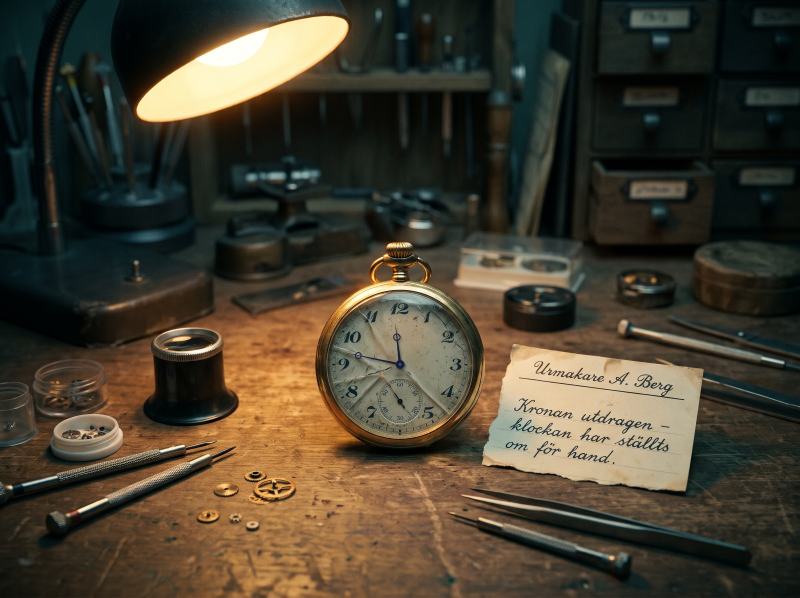
#> input picture bilder/lucka-23.jpg, 2400 x 1792 px (shown at 1/3 size)
$ python rita-visare-lucka23.py ../bilder/lucka-23.jpg ../bilder/lucka-23.jpg
#> lines starting #> are read from the running program, lines starting #| are printed output that depends on the picture; after the words box and inside, x2 and y2 are one past the last pixel; in counts of white or black regions, pixels touching at a corner belong together
# Målar om fickurets visare i lucka-23 till 23.47 (Gemini klarar inte visare).
# Körs: python3 scripts/rita-visare-lucka23.py bilder/_original/lucka-23-gemini-fel-tid.jpg bilder/lucka-23.jpg
import cv2, numpy as np, math, sys
from PIL import Image, ImageDraw, ImageFilter
src, ut = sys.argv[1], sys.argv[2]
img = cv2.imread(src)
#> img is the input picture: shape (1792, 2400, 3); mean B, G, R 49.1, 64.2, 71.4
OX, OY = 945, 840
C = (OX+255, OY+253)
# 1. Mask för gamla visare: band längs varje visare, bara mörka pixlar, sedan utvidgning
mask = np.zeros(img.shape[:2], np.uint8)
band = np.zeros_like(mask)
for tip in [(195,92), (243,120)]:
    cv2.line(band, C, (OX+tip[0], OY+tip[1]), 255, 30)
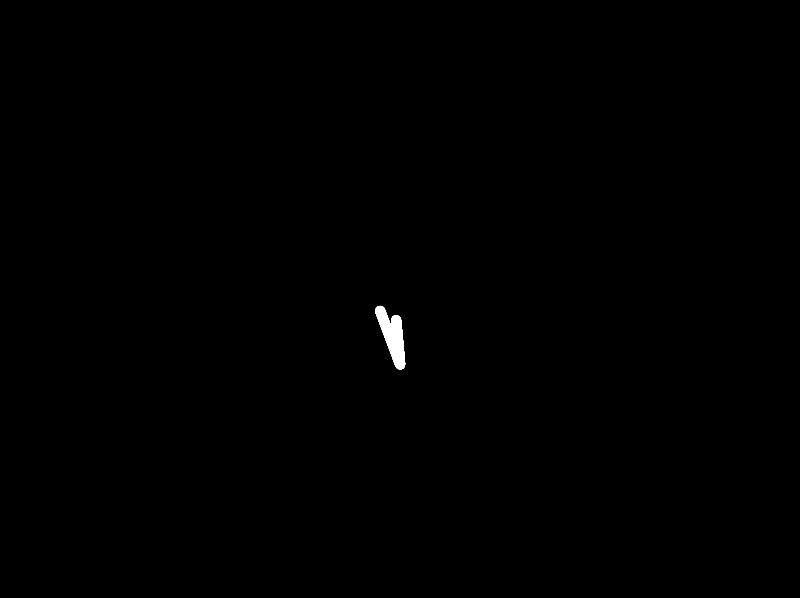
#> band: shape (1792, 2400) (shown at 1/3 size); 0.2% white; 1 white region, box (x1, y1, x2, y2) and area: (1125, 917, 1216, 1109) 8679
cv2.circle(band, C, 22, 255, -1)
#> band: shape (1792, 2400); 0.21% white; 1 white region, box (x1, y1, x2, y2) and area: (1125, 917, 1223, 1116) 9188
gray = cv2.cvtColor(img, cv2.COLOR_BGR2GRAY)
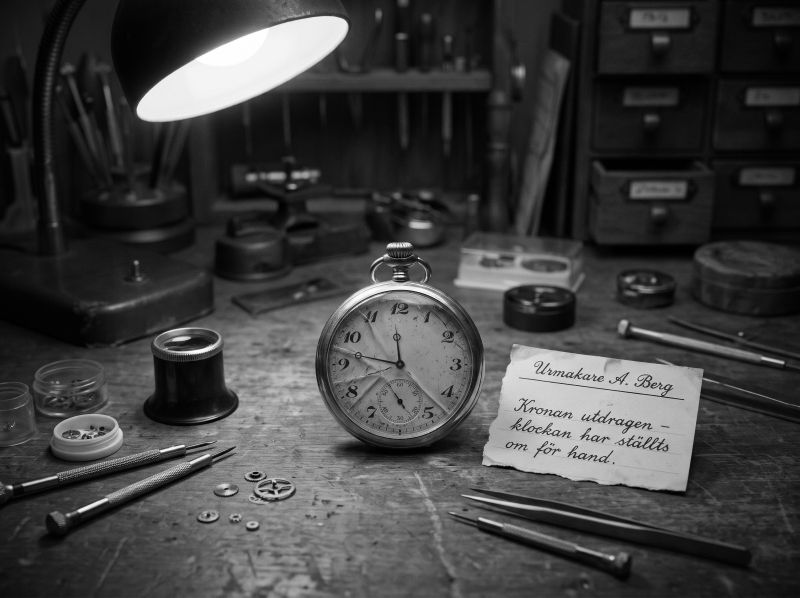
#> gray: shape (1792, 2400) (shown at 1/3 size); min 0, max 255, mean 64.6
dial_ljus = np.median(gray[OY+300:OY+330, OX+120:OX+180])
#> dial_ljus = 119
mork = (gray < dial_ljus - 22).astype(np.uint8)*255
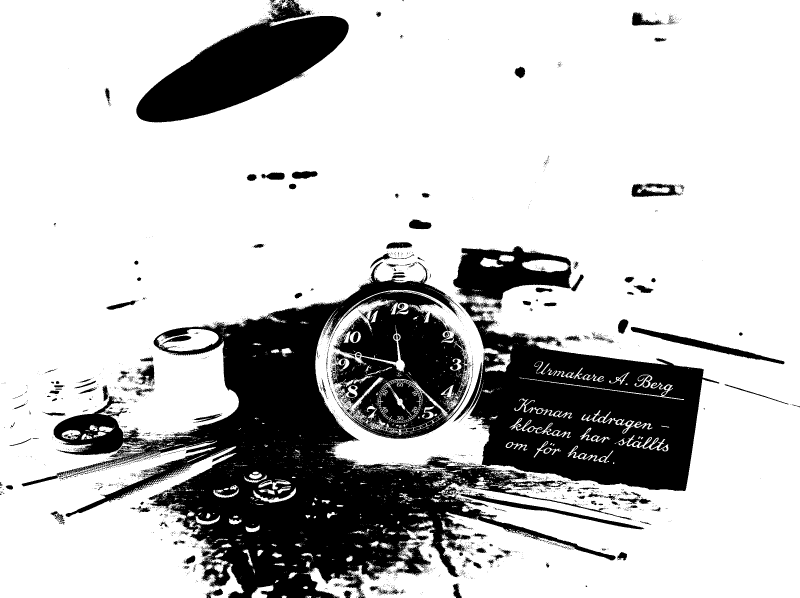
#> mork: shape (1792, 2400) (shown at 1/3 size); 76.2% white; 4375 black regions (4076 under 20 px), largest, box (x1, y1, x2, y2) and area: (65, 786, 1895, 1792) 473886, (1394, 949, 2158, 1473) 228176, (992, 874, 1412, 1316) 108068
mask = cv2.bitwise_and(band, mork)
#> mask: shape (1792, 2400); 0.04% white; 15 white regions (13 under 20 px), largest, box (x1, y1, x2, y2) and area: (1179, 975, 1216, 1114) 1427, (1126, 932, 1134, 947) 60
mask = cv2.dilate(mask, np.ones((7,7),np.uint8), iterations=3)
#> mask: shape (1792, 2400); 0.18% white; 2 white regions, box (x1, y1, x2, y2) and area: (1154, 966, 1225, 1124) 5936, (1117, 911, 1154, 972) 1613
mask[OY+80:OY+135, OX+140:OX+193] = 0  # skydda siffran 11
#> mask: shape (1792, 2400); 0.16% white; 2 white regions, box (x1, y1, x2, y2) and area: (1154, 966, 1225, 1124) 5936, (1117, 911, 1154, 972) 809
cv2.imwrite(ut.replace('.jpg','-mask.png'), mask[OY:OY+500, OX:OX+500])
ren = cv2.inpaint(img, mask, 9, cv2.INPAINT_TELEA)
# Lägg tillbaka papperets struktur: ta högfrekvent textur från en ren yta till höger och blanda in där masken var
DX = 75
kalla = np.roll(img, -DX, axis=1).astype(np.float32)
blur_k = cv2.GaussianBlur(kalla, (0,0), 6)
textur = kalla - blur_k
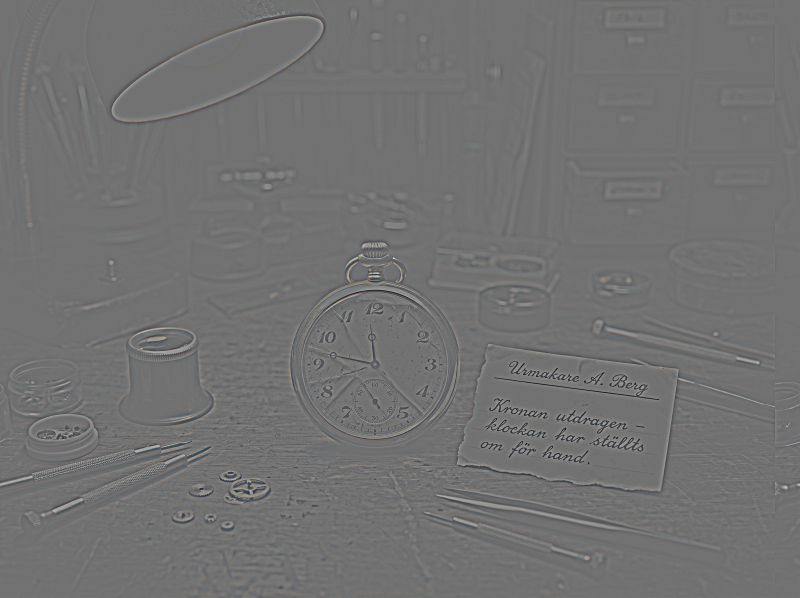
#> textur: shape (1792, 2400, 3) float32 (shown at 1/3 size); mean B, G, R 0, 0, 0; drawn with min black and max white
tmask = mask.copy(); tmask[:OY+112, :] = 0
#> after `tmask[:OY + 112, :] = 0`: tmask: shape (1792, 2400); 0.15% white; 2 white regions, box (x1, y1, x2, y2) and area: (1154, 966, 1225, 1124) 5936, (1138, 952, 1154, 972) 319
mjuk = cv2.GaussianBlur(tmask.astype(np.float32)/255, (0,0), 3)[..., None]
ren = np.clip(ren.astype(np.float32) + textur*mjuk, 0, 255).astype(np.uint8)
# 2. Rita nya visare med 4x översampling
S = 4
W, H = 500, 500
lager = Image.new("RGBA", (W*S, H*S), (0,0,0,0))
#> lager: PIL image 2000x2000 RGBA; every value is 0
d = ImageDraw.Draw(lager)
cx, cy = 255*S, 253*S
FARG = (22, 30, 58, 255)
def punkt(vinkel, r):
    a = math.radians(vinkel)
    return (cx + r*S*math.sin(a), cy - r*S*math.cos(a))
def visare(vinkel, langd, bredd, ring_r, ring_pos):
    # avsmalnande kropp
    a = math.radians(vinkel); nx, ny = math.cos(a), math.sin(a)
    bas = bredd*S/2; spets = punkt(vinkel, langd)
    svans = punkt(vinkel+180, 14)
    d.polygon([(svans[0]+nx*bas, svans[1]+ny*bas), (spets[0], spets[1]), (svans[0]-nx*bas, svans[1]-ny*bas)], fill=FARG)
    # Breguet-ring
    rx, ry = punkt(vinkel, ring_pos)
    d.ellipse([rx-ring_r*S, ry-ring_r*S, rx+ring_r*S, ry+ring_r*S], outline=FARG, width=int(3.2*S))
minut = 47*6
tim = (11 + 47/60)*30
visare(tim, 122, 9, 11, 82)
visare(minut, 182, 7, 10, 128)
d.ellipse([cx-13*S, cy-13*S, cx+13*S, cy+13*S], fill=FARG)
d.ellipse([cx-4*S, cy-4*S, cx+4*S, cy+4*S], fill=(70,80,105,255))
lager = lager.resize((W, H), Image.LANCZOS)
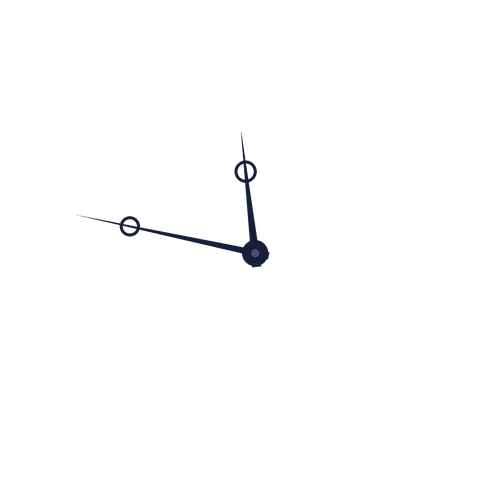
#> lager: PIL image 500x500 RGBA; mean R, G, B, A 0.2, 0.3, 0.7, 1.9; transparent parts drawn white
# skugga
alfa = lager.split()[3]
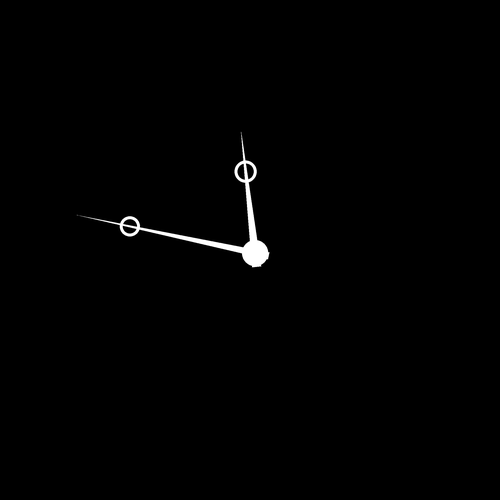
#> alfa: PIL image 500x500 L; min 0, max 255, mean 1.9
skugga = Image.new("RGBA", (W,H), (0,0,0,0)); skugga.putalpha(alfa.point(lambda v: int(v*0.35)))
#> after `skugga = Image.new('RGBA', (W, H), (0, 0, 0, 0))`: skugga: PIL image 500x500 RGBA; every value is 0
skugga = skugga.filter(ImageFilter.GaussianBlur(2.5))
bas = Image.fromarray(cv2.cvtColor(ren, cv2.COLOR_BGR2RGB)).convert("RGBA")
utsnitt = bas.crop((OX, OY, OX+W, OY+H))
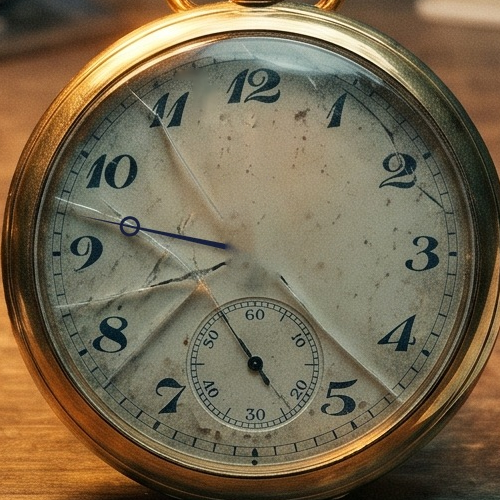
#> utsnitt: PIL image 500x500 RGBA; mean R, G, B, A 117.9, 104.7, 80, 255
utsnitt.alpha_composite(skugga, (4, 5))
utsnitt.alpha_composite(lager)
bas.paste(utsnitt, (OX, OY))
bas.convert("RGB").save(ut, quality=93)

$ run again, with bilder/lucka-01.jpg copied over bilder/lucka-23.jpg
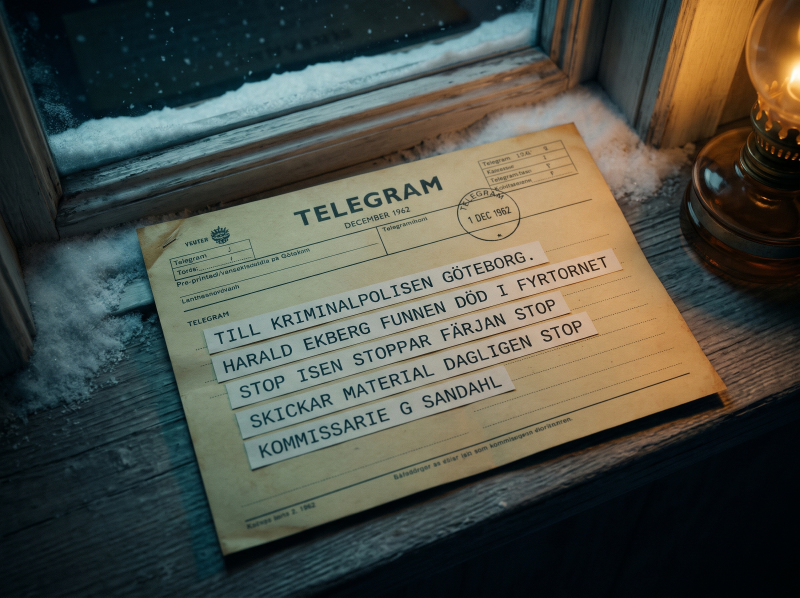
#> input picture bilder/lucka-01.jpg, 2400 x 1792 px (shown at 1/3 size)
#> img is the input picture: shape (1792, 2400, 3); mean B, G, R 71.4, 80.9, 78.2
#> dial_ljus = 155
#> `mork = (gray < dial_ljus - 22).astype(np.uint8)*255`:
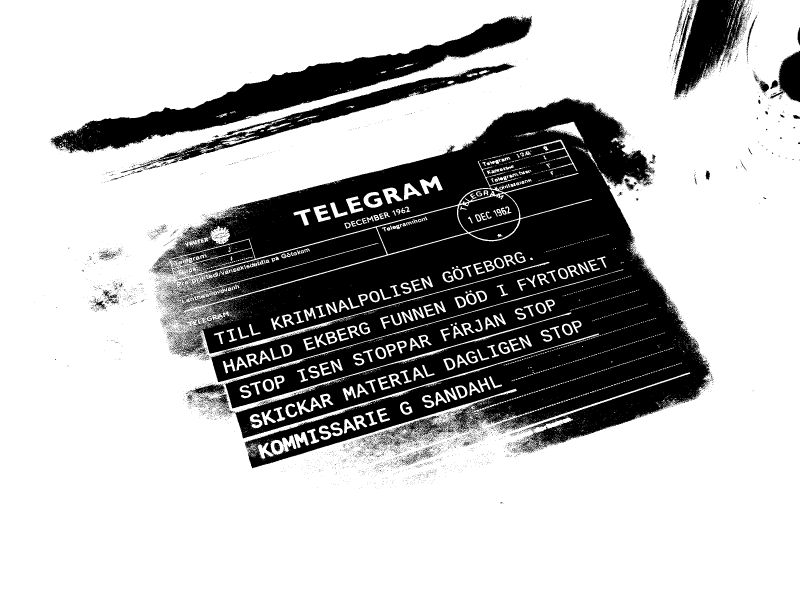
#> mork: shape (1792, 2400) (shown at 1/3 size); 71.9% white; 7375 black regions (7161 under 20 px), largest, box (x1, y1, x2, y2) and area: (459, 292, 2133, 1405) 884727, (151, 48, 1596, 460) 112035, (497, 683, 1160, 938) 47632
#> tmask: shape (1792, 2400); 0.24% white; 2 white regions, box (x1, y1, x2, y2) and area: (1136, 952, 1230, 1101) 9684, (1194, 1103, 1221, 1124) 549
#> `utsnitt = bas.crop((OX, OY, OX+W, OY+H))`:
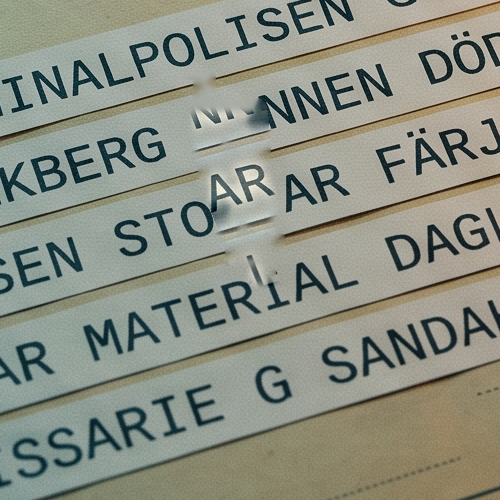
#> utsnitt: PIL image 500x500 RGBA; mean R, G, B, A 139.2, 143.3, 131.2, 255

$ run again, with bilder/lucka-03.jpg copied over bilder/lucka-23.jpg
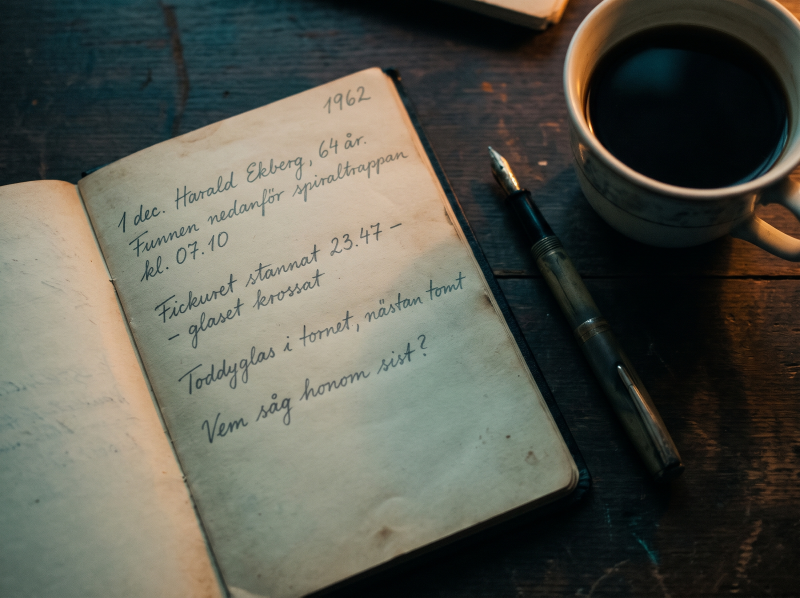
#> input picture bilder/lucka-03.jpg, 2400 x 1792 px (shown at 1/3 size)
#> img is the input picture: shape (1792, 2400, 3); mean B, G, R 79.1, 88.8, 88.1
#> dial_ljus = 168
#> `mork = (gray < dial_ljus - 22).astype(np.uint8)*255`:
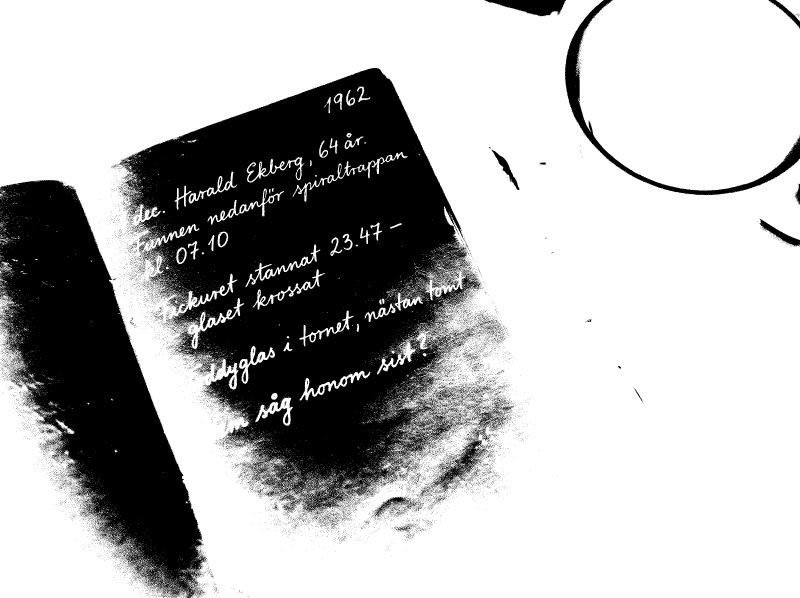
#> mork: shape (1792, 2400) (shown at 1/3 size); 71.1% white; 17153 black regions (16920 under 20 px), largest, box (x1, y1, x2, y2) and area: (357, 204, 1441, 1539) 782580, (0, 540, 620, 1792) 359070, (1694, 0, 2400, 586) 25096
#> tmask: shape (1792, 2400); 0.16% white; 2 white regions, box (x1, y1, x2, y2) and area: (1159, 981, 1223, 1112) 6664, (1138, 952, 1171, 964) 228
#> `utsnitt = bas.crop((OX, OY, OX+W, OY+H))`:
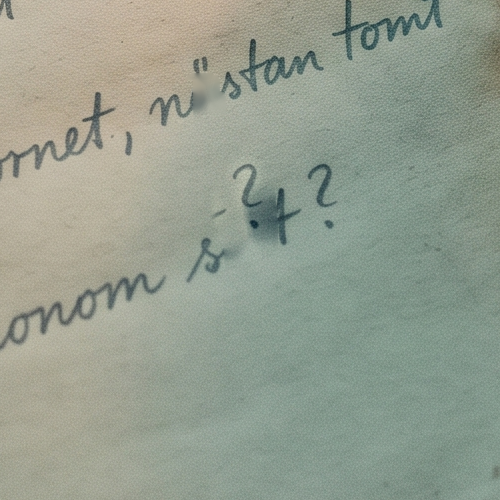
#> utsnitt: PIL image 500x500 RGBA; mean R, G, B, A 148.7, 157.3, 143.3, 255

$ run again, with bilder/lucka-05.jpg copied over bilder/lucka-23.jpg
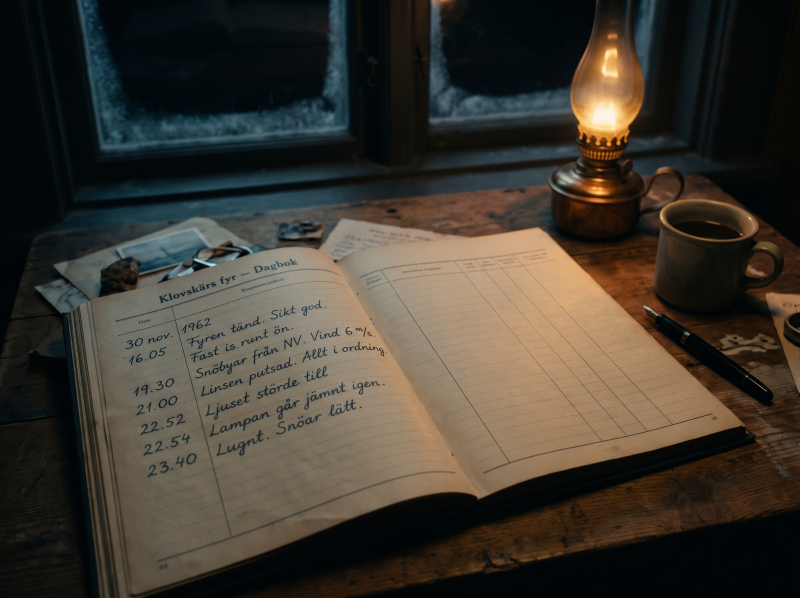
#> input picture bilder/lucka-05.jpg, 2400 x 1792 px (shown at 1/3 size)
#> img is the input picture: shape (1792, 2400, 3); mean B, G, R 49.1, 58.3, 64.1
#> dial_ljus = 136
#> mork: shape (1792, 2400); 78.3% white; 8583 black regions (8391 under 20 px), largest, box (x1, y1, x2, y2) and area: (349, 654, 2213, 1526) 842760, (1712, 136, 1923, 439) 35908, (338, 862, 548, 954) 4470
#> `utsnitt = bas.crop((OX, OY, OX+W, OY+H))`:
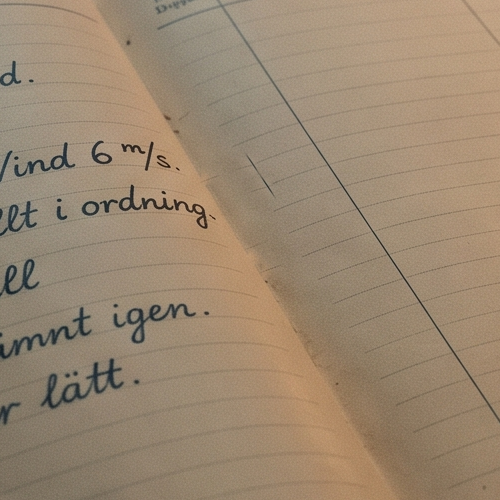
#> utsnitt: PIL image 500x500 RGBA; mean R, G, B, A 155.3, 135.7, 112.9, 255
